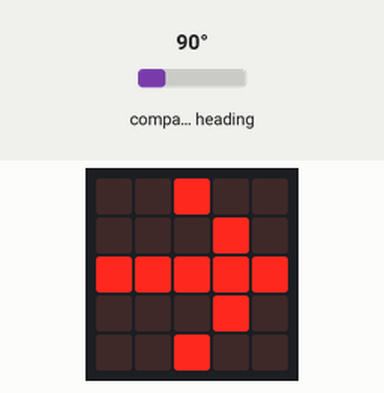
The program below on a simulated BBC micro:bit (MakeCode). Shown: the board's 5×5 LED display. The inputs (shaded band) are chosen by the test bench; at power-on: compass heading 90°. The compass is already calibrated.

Above: at 1.2 s.
1.3 s: compass heading set to 50°
2.8 s: compass heading set to 40°
At 3.8 s:
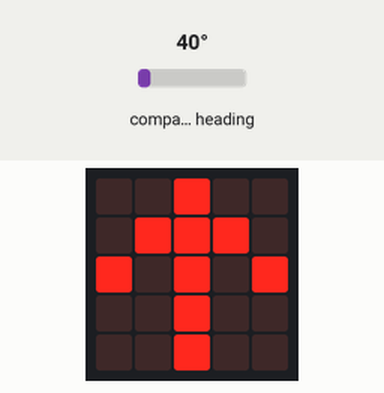
4.4 s: compass heading set to 180°
At 5.6 s:
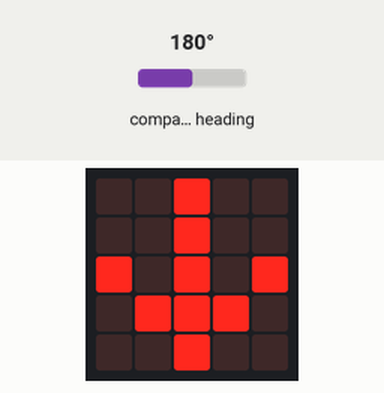
6.1 s: compass heading set to 221°
7.6 s: compass heading set to 231°
At 9.1 s:
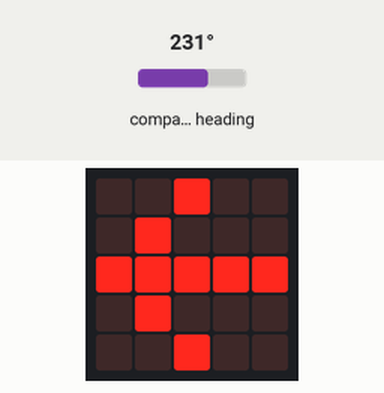
9.4 s: compass heading set to 7°
At 10.9 s:
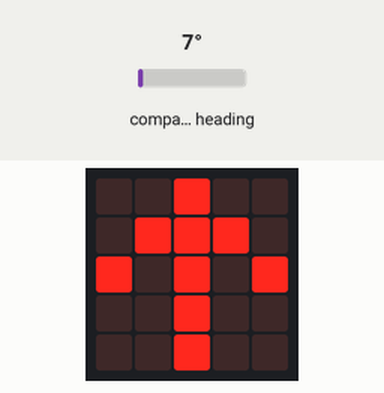
Timing chart, 0 to 12.1 s (numbered marks = the images above; inputs shaded):
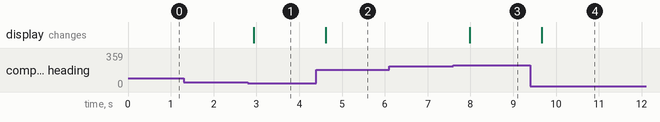

The program:

main.ts
```typescript
let degrees = 0
basic.forever(function () {
    degrees = input.compassHeading()
    if (degrees < 45 || degrees > 315) {
        basic.showLeds(`
            . . # . .
            . # # # .
            # . # . #
            . . # . .
            . . # . .
            `)
    } else if (degrees < 135) {
        basic.showLeds(`
            . . # . .
            . . . # .
            # # # # #
            . . . # .
            . . # . .
            `)
    } else if (degrees < 225) {
        basic.showLeds(`
            . . # . .
            . . # . .
            # . # . #
            . # # # .
            . . # . .
            `)
    } else {
        basic.showLeds(`
            . . # . .
            . # . . .
            # # # # #
            . # . . .
            . . # . .
            `)
    }
})
```

test.ts
```typescript
// 在這裡測試；當此封包作為擴充功能時，將不會編譯此內容。
```

Measured:
- the behaviour switches between 45 and 44° on compass heading (found by bisection; images 0 and 1)
- the behaviour switches between 224 and 225° on compass heading (found by bisection; images 2 and 3)
- after the input at 1.3 s, every drawn part: stays the same
- after the input at 2.8 s, the display: changes after 0.14 s (image 1)
- after the input at 4.4 s, the display: changes after 0.22 s (image 2)
- after the input at 6.1 s, every drawn part: stays the same
- after the input at 7.6 s, the display: changes after 0.38 s (image 3)
- after the input at 9.4 s, the display: changes after 0.27 s (image 4)
